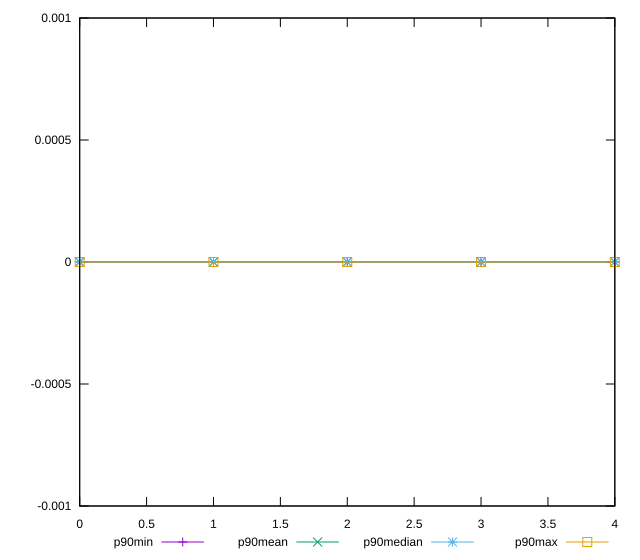

gnuplot code for this plot:
reset

$p90Min <<EOF
0 0
1 0
2 0
3 0
4 0
EOF

$p90Mean <<EOF
0 0
1 0
2 0
3 0
4 0
EOF

$p90Median <<EOF
0 0
1 0
2 0
3 0
4 0
EOF

$p90Max <<EOF
0 0
1 0
2 0
3 0
4 0
EOF

set key outside below
set xrange [0:4]
set yrange [-0.001:0.001]
set trange [-0.001:0.001]
set terminal svg size 640, 560 enhanced background rgb 'white'
set output "report_00017_2021-02-10T15-08-03.406Z/duplicated-javascript/progression/value.svg"

plot $p90Min title "p90min" with linespoints, \
     $p90Mean title "p90mean" with linespoints, \
     $p90Median title "p90median" with linespoints, \
     $p90Max title "p90max" with linespoints

reset
